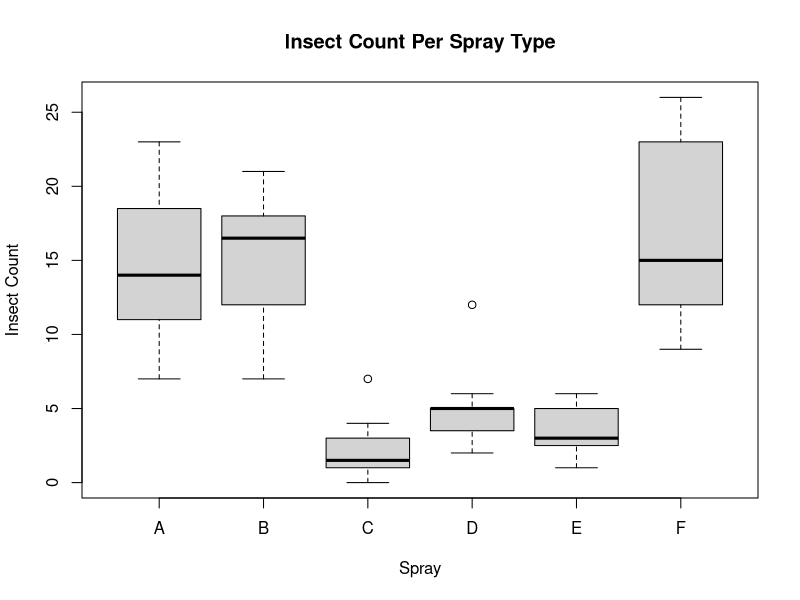

Reproduce this figure in R.
## ---- chunk 1
#Load data
data(InsectSprays)

#Inspect data
head(InsectSprays)
tail(InsectSprays)
class(InsectSprays$spray)

#Perform Analysis of Variance
m1 <- aov(formula = count ~ spray, data = InsectSprays)
m1
summary(m1)
#The P-value (written Pr(>F)) is < 0.05 so the spray 
#types are significant to the insect counts. 

#Create boxplot to visualise data
boxplot(count ~ spray, data = InsectSprays, main = 
          "Insect Count Per Spray Type", xlab = 
          "Spray", ylab = "Insect Count")
